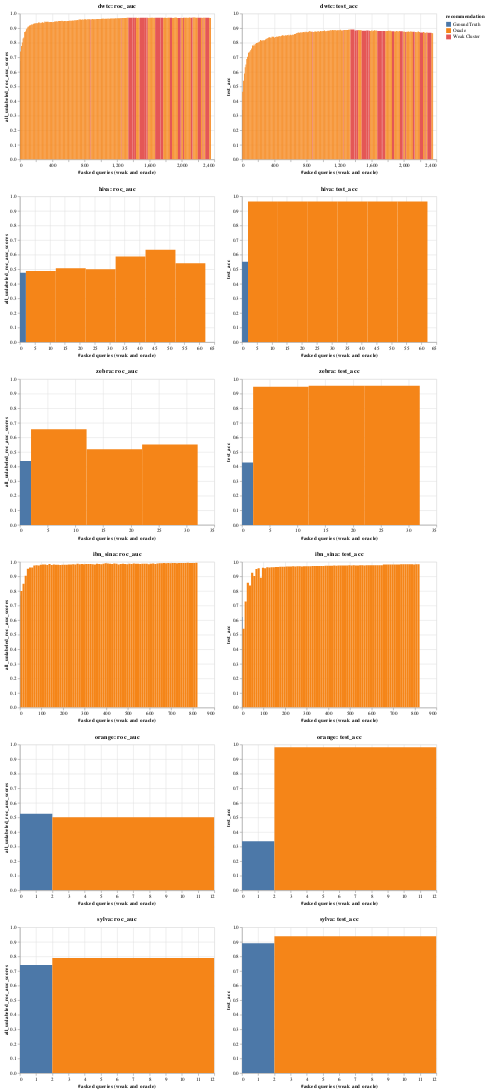

Notebook code for this chart:
### Code cell
pre_fetch_data(3)
visualise_top_n(3)

### Figure 1 — Vega-Lite specification as saved in the notebook (floating-point values rounded to 4 significant figures; data arrays with more than 128 entries replaced by an {"elided": "..."} marker saying what was removed)
{"config": {"view": {"continuousWidth": 400, "continuousHeight": 300}}, "vconcat": [{"hconcat": [{"mark": "rect", "encoding": {"color": {"type": "nominal", "field": "recommendation", "scale": {"scheme": "tableau10"}}, "tooltip": [{"type": "quantitative", "field": "iteration"}, {"type": "quantitative", "field": "f1"}, {"type": "quantitative", "field": "test_acc"}, {"type": "quantitative", "field": "all_unlabeled_roc_auc_scores"}, {"type": "quantitative", "field": "query_strong_accuracy_list"}, {"type": "quantitative", "field": "query_length"}, {"type": "nominal", "field": "recommendation"}], "x": {"type": "quantitative", "field": "asked_queries_end", "title": "#asked queries (weak and oracle)"}, "x2": {"field": "asked_queries"}, "y": {"type": "quantitative", "field": "all_unlabeled_roc_auc_scores", "scale": {"domain": [0, 1]}}}, "selection": {"selector175": {"type": "interval", "bind": "scales", "encodings": ["x", "y"]}}, "title": "dwtc: roc_auc"}, {"mark": "rect", "encoding": {"color": {"type": "nominal", "field": "recommendation", "scale": {"scheme": "tableau10"}}, "tooltip": [{"type": "quantitative", "field": "iteration"}, {"type": "quantitative", "field": "f1"}, {"type": "quantitative", "field": "test_acc"}, {"type": "quantitative", "field": "all_unlabeled_roc_auc_scores"}, {"type": "quantitative", "field": "query_strong_accuracy_list"}, {"type": "quantitative", "field": "query_length"}, {"type": "nominal", "field": "recommendation"}], "x": {"type": "quantitative", "field": "asked_queries_end", "title": "#asked queries (weak and oracle)"}, "x2": {"field": "asked_queries"}, "y": {"type": "quantitative", "field": "test_acc", "scale": {"domain": [0, 1]}}}, "selection": {"selector175": {"type": "interval", "bind": "scales", "encodings": ["x", "y"]}}, "title": "dwtc: test_acc"}], "data": {"name": "data-bc37d94c21c2ecf81e38ded46d6a22d8"}}, {"hconcat": [{"mark": "rect", "encoding": {"color": {"type": "nominal", "field": "recommendation", "scale": {"scheme": "tableau10"}}, "tooltip": [{"type": "quantitative", "field": "iteration"}, {"type": "quantitative", "field": "f1"}, {"type": "quantitative", "field": "test_acc"}, {"type": "quantitative", "field": "all_unlabeled_roc_auc_scores"}, {"type": "quantitative", "field": "query_strong_accuracy_list"}, {"type": "quantitative", "field": "query_length"}, {"type": "nominal", "field": "recommendation"}], "x": {"type": "quantitative", "field": "asked_queries_end", "title": "#asked queries (weak and oracle)"}, "x2": {"field": "asked_queries"}, "y": {"type": "quantitative", "field": "all_unlabeled_roc_auc_scores", "scale": {"domain": [0, 1]}}}, "selection": {"selector176": {"type": "interval", "bind": "scales", "encodings": ["x", "y"]}}, "title": "hiva: roc_auc"}, {"mark": "rect", "encoding": {"color": {"type": "nominal", "field": "recommendation", "scale": {"scheme": "tableau10"}}, "tooltip": [{"type": "quantitative", "field": "iteration"}, {"type": "quantitative", "field": "f1"}, {"type": "quantitative", "field": "test_acc"}, {"type": "quantitative", "field": "all_unlabeled_roc_auc_scores"}, {"type": "quantitative", "field": "query_strong_accuracy_list"}, {"type": "quantitative", "field": "query_length"}, {"type": "nominal", "field": "recommendation"}], "x": {"type": "quantitative", "field": "asked_queries_end", "title": "#asked queries (weak and oracle)"}, "x2": {"field": "asked_queries"}, "y": {"type": "quantitative", "field": "test_acc", "scale": {"domain": [0, 1]}}}, "selection": {"selector176": {"type": "interval", "bind": "scales", "encodings": ["x", "y"]}}, "title": "hiva: test_acc"}], "data": {"name": "data-5fc0d73a1b30f578c94baaa450efac8c"}}, {"hconcat": [{"mark": "rect", "encoding": {"color": {"type": "nominal", "field": "recommendation", "scale": {"scheme": "tableau10"}}, "tooltip": [{"type": "quantitative", "field": "iteration"}, {"type": "quantitative", "field": "f1"}, {"type": "quantitative", "field": "test_acc"}, {"type": "quantitative", "field": "all_unlabeled_roc_auc_scores"}, {"type": "quantitative", "field": "query_strong_accuracy_list"}, {"type": "quantitative", "field": "query_length"}, {"type": "nominal", "field": "recommendation"}], "x": {"type": "quantitative", "field": "asked_queries_end", "title": "#asked queries (weak and oracle)"}, "x2": {"field": "asked_queries"}, "y": {"type": "quantitative", "field": "all_unlabeled_roc_auc_scores", "scale": {"domain": [0, 1]}}}, "selection": {"selector177": {"type": "interval", "bind": "scales", "encodings": ["x", "y"]}}, "title": "zebra: roc_auc"}, {"mark": "rect", "encoding": {"color": {"type": "nominal", "field": "recommendation", "scale": {"scheme": "tableau10"}}, "tooltip": [{"type": "quantitative", "field": "iteration"}, {"type": "quantitative", "field": "f1"}, {"type": "quantitative", "field": "test_acc"}, {"type": "quantitative", "field": "all_unlabeled_roc_auc_scores"}, {"type": "quantitative", "field": "query_strong_accuracy_list"}, {"type": "quantitative", "field": "query_length"}, {"type": "nominal", "field": "recommendation"}], "x": {"type": "quantitative", "field": "asked_queries_end", "title": "#asked queries (weak and oracle)"}, "x2": {"field": "asked_queries"}, "y": {"type": "quantitative", "field": "test_acc", "scale": {"domain": [0, 1]}}}, "selection": {"selector177": {"type": "interval", "bind": "scales", "encodings": ["x", "y"]}}, "title": "zebra: test_acc"}], "data": {"name": "data-bfe4fc73bf8b790122f238f51ac5fa03"}}, {"hconcat": [{"mark": "rect", "encoding": {"color": {"type": "nominal", "field": "recommendation", "scale": {"scheme": "tableau10"}}, "tooltip": [{"type": "quantitative", "field": "iteration"}, {"type": "quantitative", "field": "f1"}, {"type": "quantitative", "field": "test_acc"}, {"type": "quantitative", "field": "all_unlabeled_roc_auc_scores"}, {"type": "quantitative", "field": "query_strong_accuracy_list"}, {"type": "quantitative", "field": "query_length"}, {"type": "nominal", "field": "recommendation"}], "x": {"type": "quantitative", "field": "asked_queries_end", "title": "#asked queries (weak and oracle)"}, "x2": {"field": "asked_queries"}, "y": {"type": "quantitative", "field": "all_unlabeled_roc_auc_scores", "scale": {"domain": [0, 1]}}}, "selection": {"selector178": {"type": "interval", "bind": "scales", "encodings": ["x", "y"]}}, "title": "ibn_sina: roc_auc"}, {"mark": "rect", "encoding": {"color": {"type": "nominal", "field": "recommendation", "scale": {"scheme": "tableau10"}}, "tooltip": [{"type": "quantitative", "field": "iteration"}, {"type": "quantitative", "field": "f1"}, {"type": "quantitative", "field": "test_acc"}, {"type": "quantitative", "field": "all_unlabeled_roc_auc_scores"}, {"type": "quantitative", "field": "query_strong_accuracy_list"}, {"type": "quantitative", "field": "query_length"}, {"type": "nominal", "field": "recommendation"}], "x": {"type": "quantitative", "field": "asked_queries_end", "title": "#asked queries (weak and oracle)"}, "x2": {"field": "asked_queries"}, "y": {"type": "quantitative", "field": "test_acc", "scale": {"domain": [0, 1]}}}, "selection": {"selector178": {"type": "interval", "bind": "scales", "encodings": ["x", "y"]}}, "title": "ibn_sina: test_acc"}], "data": {"name": "data-d4be191c467326231397010e07aa015a"}}, {"hconcat": [{"mark": "rect", "encoding": {"color": {"type": "nominal", "field": "recommendation", "scale": {"scheme": "tableau10"}}, "tooltip": [{"type": "quantitative", "field": "iteration"}, {"type": "quantitative", "field": "f1"}, {"type": "quantitative", "field": "test_acc"}, {"type": "quantitative", "field": "all_unlabeled_roc_auc_scores"}, {"type": "quantitative", "field": "query_strong_accuracy_list"}, {"type": "quantitative", "field": "query_length"}, {"type": "nominal", "field": "recommendation"}], "x": {"type": "quantitative", "field": "asked_queries_end", "title": "#asked queries (weak and oracle)"}, "x2": {"field": "asked_queries"}, "y": {"type": "quantitative", "field": "all_unlabeled_roc_auc_scores", "scale": {"domain": [0, 1]}}}, "selection": {"selector179": {"type": "interval", "bind": "scales", "encodings": ["x", "y"]}}, "title": "orange: roc_auc"}, {"mark": "rect", "encoding": {"color": {"type": "nominal", "field": "recommendation", "scale": {"scheme": "tableau10"}}, "tooltip": [{"type": "quantitative", "field": "iteration"}, {"type": "quantitative", "field": "f1"}, {"type": "quantitative", "field": "test_acc"}, {"type": "quantitative", "field": "all_unlabeled_roc_auc_scores"}, {"type": "quantitative", "field": "query_strong_accuracy_list"}, {"type": "quantitative", "field": "query_length"}, {"type": "nominal", "field": "recommendation"}], "x": {"type": "quantitative", "field": "asked_queries_end", "title": "#asked queries (weak and oracle)"}, "x2": {"field": "asked_queries"}, "y": {"type": "quantitative", "field": "test_acc", "scale": {"domain": [0, 1]}}}, "selection": {"selector179": {"type": "interval", "bind": "scales", "encodings": ["x", "y"]}}, "title": "orange: test_acc"}], "data": {"name": "data-a81d54e9e455c690e5293755d474daad"}}, {"hconcat": [{"mark": "rect", "encoding": {"color": {"type": "nominal", "field": "recommendation", "scale": {"scheme": "tableau10"}}, "tooltip": [{"type": "quantitative", "field": "iteration"}, {"type": "quantitative", "field": "f1"}, {"type": "quantitative", "field": "test_acc"}, {"type": "quantitative", "field": "all_unlabeled_roc_auc_scores"}, {"type": "quantitative", "field": "query_strong_accuracy_list"}, {"type": "quantitative", "field": "query_length"}, {"type": "nominal", "field": "recommendation"}], "x": {"type": "quantitative", "field": "asked_queries_end", "title": "#asked queries (weak and oracle)"}, "x2": {"field": "asked_queries"}, "y": {"type": "quantitative", "field": "all_unlabeled_roc_auc_scores", "scale": {"domain": [0, 1]}}}, "selection": {"selector180": {"type": "interval", "bind": "scales", "encodings": ["x", "y"]}}, "title": "sylva: roc_auc"}, {"mark": "rect", "encoding": {"color": {"type": "nominal", "field": "recommendation", "scale": {"scheme": "tableau10"}}, "tooltip": [{"type": "quantitative", "field": "iteration"}, {"type": "quantitative", "field": "f1"}, {"type": "quantitative", "field": "test_acc"}, {"type": "quantitative", "field": "all_unlabeled_roc_auc_scores"}, {"type": "quantitative", "field": "query_strong_accuracy_list"}, {"type": "quantitative", "field": "query_length"}, {"type": "nominal", "field": "recommendation"}], "x": {"type": "quantitative", "field": "asked_queries_end", "title": "#asked queries (weak and oracle)"}, "x2": {"field": "asked_queries"}, "y": {"type": "quantitative", "field": "test_acc", "scale": {"domain": [0, 1]}}}, "selection": {"selector180": {"type": "interval", "bind": "scales", "encodings": ["x", "y"]}}, "title": "sylva: test_acc"}], "data": {"name": "data-7f9916d3e905dfc61a3a449ba850816a"}}], "$schema": "https://vega.github.io/schema/vega-lite/v4.0.2.json", "datasets": {"data-bc37d94c21c2ecf81e38ded46d6a22d8": {"elided": "205 records"}, "data-5fc0d73a1b30f578c94baaa450efac8c": [{"iteration": 0, "all_unlabeled_roc_auc_scores": 0.4754, "query_length": 2, "recommendation": "Ground Truth", "query_strong_accuracy_list": null, "f1": 0.6828, "test_acc": 0.5513, "asked_queries": 2, "asked_queries_end": 0}, {"iteration": 1, "all_unlabeled_roc_auc_scores": 0.4883, "query_length": 10, "recommendation": "Oracle", "query_strong_accuracy_list": null, "f1": 0.9476, "test_acc": 0.9647, "asked_queries": 12, "asked_queries_end": 2}, {"iteration": 2, "all_unlabeled_roc_auc_scores": 0.5068, "query_length": 10, "recommendation": "Oracle", "query_strong_accuracy_list": null, "f1": 0.9492, "test_acc": 0.9649, "asked_queries": 22, "asked_queries_end": 12}, {"iteration": 3, "all_unlabeled_roc_auc_scores": 0.4992, "query_length": 10, "recommendation": "Oracle", "query_strong_accuracy_list": null, "f1": 0.9496, "test_acc": 0.9651, "asked_queries": 32, "asked_queries_end": 22}, {"iteration": 4, "all_unlabeled_roc_auc_scores": 0.5866, "query_length": 10, "recommendation": "Oracle", "query_strong_accuracy_list": null, "f1": 0.9495, "test_acc": 0.9652, "asked_queries": 42, "asked_queries_end": 32}, {"iteration": 5, "all_unlabeled_roc_auc_scores": 0.6339, "query_length": 10, "recommendation": "Oracle", "query_strong_accuracy_list": null, "f1": 0.9494, "test_acc": 0.9653, "asked_queries": 52, "asked_queries_end": 42}, {"iteration": 6, "all_unlabeled_roc_auc_scores": 0.5413, "query_length": 10, "recommendation": "Oracle", "query_strong_accuracy_list": null, "f1": 0.9493, "test_acc": 0.9653, "asked_queries": 62, "asked_queries_end": 52}], "data-bfe4fc73bf8b790122f238f51ac5fa03": [{"iteration": 0, "all_unlabeled_roc_auc_scores": 0.4374, "query_length": 2, "recommendation": "Ground Truth", "query_strong_accuracy_list": null, "f1": 0.5633, "test_acc": 0.428, "asked_queries": 2, "asked_queries_end": 0}, {"iteration": 1, "all_unlabeled_roc_auc_scores": 0.6553, "query_length": 10, "recommendation": "Oracle", "query_strong_accuracy_list": null, "f1": 0.9298, "test_acc": 0.9481, "asked_queries": 12, "asked_queries_end": 2}, {"iteration": 2, "all_unlabeled_roc_auc_scores": 0.5181, "query_length": 10, "recommendation": "Oracle", "query_strong_accuracy_list": null, "f1": 0.9319, "test_acc": 0.9543, "asked_queries": 22, "asked_queries_end": 12}, {"iteration": 3, "all_unlabeled_roc_auc_scores": 0.5521, "query_length": 10, "recommendation": "Oracle", "query_strong_accuracy_list": null, "f1": 0.9319, "test_acc": 0.9542, "asked_queries": 32, "asked_queries_end": 22}], "data-d4be191c467326231397010e07aa015a": [{"iteration": 0, "all_unlabeled_roc_auc_scores": 0.7684, "query_length": 2, "recommendation": "Ground Truth", "query_strong_accuracy_list": null, "f1": 0.6263, "test_acc": 0.6217, "asked_queries": 2, "asked_queries_end": 0}, {"iteration": 1, "all_unlabeled_roc_auc_scores": 0.8001, "query_length": 10, "recommendation": "Oracle", "query_strong_accuracy_list": null, "f1": 0.5031, "test_acc": 0.5417, "asked_queries": 12, "asked_queries_end": 2}, {"iteration": 2, "all_unlabeled_roc_auc_scores": 0.8493, "query_length": 10, "recommendation": "Oracle", "query_strong_accuracy_list": null, "f1": 0.7323, "test_acc": 0.7282, "asked_queries": 22, "asked_queries_end": 12}, {"iteration": 3, "all_unlabeled_roc_auc_scores": 0.9052, "query_length": 10, "recommendation": "Oracle", "query_strong_accuracy_list": null, "f1": 0.8564, "test_acc": 0.8571, "asked_queries": 32, "asked_queries_end": 22}, {"iteration": 4, "all_unlabeled_roc_auc_scores": 0.9522, "query_length": 10, "recommendation": "Oracle", "query_strong_accuracy_list": null, "f1": 0.8283, "test_acc": 0.8379, "asked_queries": 42, "asked_queries_end": 32}, {"iteration": 5, "all_unlabeled_roc_auc_scores": 0.9614, "query_length": 10, "recommendation": "Oracle", "query_strong_accuracy_list": null, "f1": 0.9256, "test_acc": 0.9257, "asked_queries": 52, "asked_queries_end": 42}, {"iteration": 6, "all_unlabeled_roc_auc_scores": 0.9606, "query_length": 10, "recommendation": "Oracle", "query_strong_accuracy_list": null, "f1": 0.9031, "test_acc": 0.9033, "asked_queries": 62, "asked_queries_end": 52}, {"iteration": 7, "all_unlabeled_roc_auc_scores": 0.9747, "query_length": 10, "recommendation": "Oracle", "query_strong_accuracy_list": null, "f1": 0.9511, "test_acc": 0.9511, "asked_queries": 72, "asked_queries_end": 62}, {"iteration": 8, "all_unlabeled_roc_auc_scores": 0.9764, "query_length": 10, "recommendation": "Oracle", "query_strong_accuracy_list": null, "f1": 0.9552, "test_acc": 0.9554, "asked_queries": 82, "asked_queries_end": 72}, {"iteration": 9, "all_unlabeled_roc_auc_scores": 0.9745, "query_length": 10, "recommendation": "Oracle", "query_strong_accuracy_list": null, "f1": 0.8875, "test_acc": 0.891, "asked_queries": 92, "asked_queries_end": 82}, {"iteration": 10, "all_unlabeled_roc_auc_scores": 0.9805, "query_length": 10, "recommendation": "Oracle", "query_strong_accuracy_list": null, "f1": 0.9599, "test_acc": 0.9601, "asked_queries": 102, "asked_queries_end": 92}, {"iteration": 11, "all_unlabeled_roc_auc_scores": 0.9808, "query_length": 10, "recommendation": "Oracle", "query_strong_accuracy_list": null, "f1": 0.9558, "test_acc": 0.9561, "asked_queries": 112, "asked_queries_end": 102}, {"iteration": 12, "all_unlabeled_roc_auc_scores": 0.9822, "query_length": 10, "recommendation": "Oracle", "query_strong_accuracy_list": null, "f1": 0.9626, "test_acc": 0.9628, "asked_queries": 122, "asked_queries_end": 112}, {"iteration": 13, "all_unlabeled_roc_auc_scores": 0.9788, "query_length": 10, "recommendation": "Oracle", "query_strong_accuracy_list": null, "f1": 0.9616, "test_acc": 0.9618, "asked_queries": 132, "asked_queries_end": 122}, {"iteration": 14, "all_unlabeled_roc_auc_scores": 0.9853, "query_length": 10, "recommendation": "Oracle", "query_strong_accuracy_list": null, "f1": 0.9626, "test_acc": 0.9628, "asked_queries": 142, "asked_queries_end": 132}, {"iteration": 15, "all_unlabeled_roc_auc_scores": 0.9789, "query_length": 10, "recommendation": "Oracle", "query_strong_accuracy_list": null, "f1": 0.9629, "test_acc": 0.963, "asked_queries": 152, "asked_queries_end": 142}, {"iteration": 16, "all_unlabeled_roc_auc_scores": 0.9814, "query_length": 10, "recommendation": "Oracle", "query_strong_accuracy_list": null, "f1": 0.9648, "test_acc": 0.965, "asked_queries": 162, "asked_queries_end": 152}, {"iteration": 17, "all_unlabeled_roc_auc_scores": 0.9805, "query_length": 10, "recommendation": "Oracle", "query_strong_accuracy_list": null, "f1": 0.965, "test_acc": 0.9652, "asked_queries": 172, "asked_queries_end": 162}, {"iteration": 18, "all_unlabeled_roc_auc_scores": 0.9807, "query_length": 10, "recommendation": "Oracle", "query_strong_accuracy_list": null, "f1": 0.9667, "test_acc": 0.9669, "asked_queries": 182, "asked_queries_end": 172}, {"iteration": 19, "all_unlabeled_roc_auc_scores": 0.9777, "query_length": 10, "recommendation": "Oracle", "query_strong_accuracy_list": null, "f1": 0.9656, "test_acc": 0.9658, "asked_queries": 192, "asked_queries_end": 182}, {"iteration": 20, "all_unlabeled_roc_auc_scores": 0.9802, "query_length": 10, "recommendation": "Oracle", "query_strong_accuracy_list": null, "f1": 0.9655, "test_acc": 0.9656, "asked_queries": 202, "asked_queries_end": 192}, {"iteration": 21, "all_unlabeled_roc_auc_scores": 0.9802, "query_length": 10, "recommendation": "Oracle", "query_strong_accuracy_list": null, "f1": 0.9672, "test_acc": 0.9674, "asked_queries": 212, "asked_queries_end": 202}, {"iteration": 22, "all_unlabeled_roc_auc_scores": 0.9802, "query_length": 10, "recommendation": "Oracle", "query_strong_accuracy_list": null, "f1": 0.9672, "test_acc": 0.9674, "asked_queries": 222, "asked_queries_end": 212}, {"iteration": 23, "all_unlabeled_roc_auc_scores": 0.9817, "query_length": 10, "recommendation": "Oracle", "query_strong_accuracy_list": null, "f1": 0.9675, "test_acc": 0.9677, "asked_queries": 232, "asked_queries_end": 222}, {"iteration": 24, "all_unlabeled_roc_auc_scores": 0.9817, "query_length": 10, "recommendation": "Oracle", "query_strong_accuracy_list": null, "f1": 0.9688, "test_acc": 0.9689, "asked_queries": 242, "asked_queries_end": 232}, {"iteration": 25, "all_unlabeled_roc_auc_scores": 0.9834, "query_length": 10, "recommendation": "Oracle", "query_strong_accuracy_list": null, "f1": 0.968, "test_acc": 0.9681, "asked_queries": 252, "asked_queries_end": 242}, {"iteration": 26, "all_unlabeled_roc_auc_scores": 0.9814, "query_length": 10, "recommendation": "Oracle", "query_strong_accuracy_list": null, "f1": 0.9693, "test_acc": 0.9695, "asked_queries": 262, "asked_queries_end": 252}, {"iteration": 27, "all_unlabeled_roc_auc_scores": 0.9863, "query_length": 10, "recommendation": "Oracle", "query_strong_accuracy_list": null, "f1": 0.969, "test_acc": 0.9691, "asked_queries": 272, "asked_queries_end": 262}, {"iteration": 28, "all_unlabeled_roc_auc_scores": 0.9836, "query_length": 10, "recommendation": "Oracle", "query_strong_accuracy_list": null, "f1": 0.9682, "test_acc": 0.9683, "asked_queries": 282, "asked_queries_end": 272}, {"iteration": 29, "all_unlabeled_roc_auc_scores": 0.9847, "query_length": 10, "recommendation": "Oracle", "query_strong_accuracy_list": null, "f1": 0.9689, "test_acc": 0.969, "asked_queries": 292, "asked_queries_end": 282}, {"iteration": 30, "all_unlabeled_roc_auc_scores": 0.9836, "query_length": 10, "recommendation": "Oracle", "query_strong_accuracy_list": null, "f1": 0.9691, "test_acc": 0.9692, "asked_queries": 302, "asked_queries_end": 292}, {"iteration": 31, "all_unlabeled_roc_auc_scores": 0.9852, "query_length": 10, "recommendation": "Oracle", "query_strong_accuracy_list": null, "f1": 0.969, "test_acc": 0.9691, "asked_queries": 312, "asked_queries_end": 302}, {"iteration": 32, "all_unlabeled_roc_auc_scores": 0.9858, "query_length": 10, "recommendation": "Oracle", "query_strong_accuracy_list": null, "f1": 0.9699, "test_acc": 0.97, "asked_queries": 322, "asked_queries_end": 312}, {"iteration": 33, "all_unlabeled_roc_auc_scores": 0.9847, "query_length": 10, "recommendation": "Oracle", "query_strong_accuracy_list": null, "f1": 0.971, "test_acc": 0.9711, "asked_queries": 332, "asked_queries_end": 322}, {"iteration": 34, "all_unlabeled_roc_auc_scores": 0.9831, "query_length": 10, "recommendation": "Oracle", "query_strong_accuracy_list": null, "f1": 0.9712, "test_acc": 0.9713, "asked_queries": 342, "asked_queries_end": 332}, {"iteration": 35, "all_unlabeled_roc_auc_scores": 0.9824, "query_length": 10, "recommendation": "Oracle", "query_strong_accuracy_list": null, "f1": 0.9711, "test_acc": 0.9712, "asked_queries": 352, "asked_queries_end": 342}, {"iteration": 36, "all_unlabeled_roc_auc_scores": 0.9867, "query_length": 10, "recommendation": "Oracle", "query_strong_accuracy_list": null, "f1": 0.9717, "test_acc": 0.9719, "asked_queries": 362, "asked_queries_end": 352}, {"iteration": 37, "all_unlabeled_roc_auc_scores": 0.9846, "query_length": 10, "recommendation": "Oracle", "query_strong_accuracy_list": null, "f1": 0.9717, "test_acc": 0.9718, "asked_queries": 372, "asked_queries_end": 362}, {"iteration": 38, "all_unlabeled_roc_auc_scores": 0.9834, "query_length": 10, "recommendation": "Oracle", "query_strong_accuracy_list": null, "f1": 0.9716, "test_acc": 0.9717, "asked_queries": 382, "asked_queries_end": 372}, {"iteration": 39, "all_unlabeled_roc_auc_scores": 0.9874, "query_length": 10, "recommendation": "Oracle", "query_strong_accuracy_list": null, "f1": 0.9723, "test_acc": 0.9725, "asked_queries": 392, "asked_queries_end": 382}, {"iteration": 40, "all_unlabeled_roc_auc_scores": 0.9899, "query_length": 10, "recommendation": "Oracle", "query_strong_accuracy_list": null, "f1": 0.973, "test_acc": 0.9731, "asked_queries": 402, "asked_queries_end": 392}, {"iteration": 41, "all_unlabeled_roc_auc_scores": 0.988, "query_length": 10, "recommendation": "Oracle", "query_strong_accuracy_list": null, "f1": 0.9737, "test_acc": 0.9738, "asked_queries": 412, "asked_queries_end": 402}, {"iteration": 42, "all_unlabeled_roc_auc_scores": 0.9867, "query_length": 10, "recommendation": "Oracle", "query_strong_accuracy_list": null, "f1": 0.9736, "test_acc": 0.9737, "asked_queries": 422, "asked_queries_end": 412}, {"iteration": 43, "all_unlabeled_roc_auc_scores": 0.9855, "query_length": 10, "recommendation": "Oracle", "query_strong_accuracy_list": null, "f1": 0.9738, "test_acc": 0.9739, "asked_queries": 432, "asked_queries_end": 422}, {"iteration": 44, "all_unlabeled_roc_auc_scores": 0.9883, "query_length": 10, "recommendation": "Oracle", "query_strong_accuracy_list": null, "f1": 0.9737, "test_acc": 0.9738, "asked_queries": 442, "asked_queries_end": 432}, {"iteration": 45, "all_unlabeled_roc_auc_scores": 0.9868, "query_length": 10, "recommendation": "Oracle", "query_strong_accuracy_list": null, "f1": 0.9748, "test_acc": 0.9749, "asked_queries": 452, "asked_queries_end": 442}, {"iteration": 46, "all_unlabeled_roc_auc_scores": 0.9818, "query_length": 10, "recommendation": "Oracle", "query_strong_accuracy_list": null, "f1": 0.9752, "test_acc": 0.9753, "asked_queries": 462, "asked_queries_end": 452}, {"iteration": 47, "all_unlabeled_roc_auc_scores": 0.9848, "query_length": 10, "recommendation": "Oracle", "query_strong_accuracy_list": null, "f1": 0.975, "test_acc": 0.9751, "asked_queries": 472, "asked_queries_end": 462}, {"iteration": 48, "all_unlabeled_roc_auc_scores": 0.9865, "query_length": 10, "recommendation": "Oracle", "query_strong_accuracy_list": null, "f1": 0.9751, "test_acc": 0.9751, "asked_queries": 482, "asked_queries_end": 472}, {"iteration": 49, "all_unlabeled_roc_auc_scores": 0.9845, "query_length": 10, "recommendation": "Oracle", "query_strong_accuracy_list": null, "f1": 0.9755, "test_acc": 0.9756, "asked_queries": 492, "asked_queries_end": 482}, {"iteration": 50, "all_unlabeled_roc_auc_scores": 0.9827, "query_length": 10, "recommendation": "Oracle", "query_strong_accuracy_list": null, "f1": 0.9759, "test_acc": 0.976, "asked_queries": 502, "asked_queries_end": 492}, {"iteration": 51, "all_unlabeled_roc_auc_scores": 0.987, "query_length": 10, "recommendation": "Oracle", "query_strong_accuracy_list": null, "f1": 0.9755, "test_acc": 0.9756, "asked_queries": 512, "asked_queries_end": 502}, {"iteration": 52, "all_unlabeled_roc_auc_scores": 0.985, "query_length": 10, "recommendation": "Oracle", "query_strong_accuracy_list": null, "f1": 0.9758, "test_acc": 0.9758, "asked_queries": 522, "asked_queries_end": 512}, {"iteration": 53, "all_unlabeled_roc_auc_scores": 0.9877, "query_length": 10, "recommendation": "Oracle", "query_strong_accuracy_list": null, "f1": 0.9753, "test_acc": 0.9753, "asked_queries": 532, "asked_queries_end": 522}, {"iteration": 54, "all_unlabeled_roc_auc_scores": 0.9872, "query_length": 10, "recommendation": "Oracle", "query_strong_accuracy_list": null, "f1": 0.9751, "test_acc": 0.9752, "asked_queries": 542, "asked_queries_end": 532}, {"iteration": 55, "all_unlabeled_roc_auc_scores": 0.9861, "query_length": 10, "recommendation": "Oracle", "query_strong_accuracy_list": null, "f1": 0.9758, "test_acc": 0.9759, "asked_queries": 552, "asked_queries_end": 542}, {"iteration": 56, "all_unlabeled_roc_auc_scores": 0.9851, "query_length": 10, "recommendation": "Oracle", "query_strong_accuracy_list": null, "f1": 0.9755, "test_acc": 0.9756, "asked_queries": 562, "asked_queries_end": 552}, {"iteration": 57, "all_unlabeled_roc_auc_scores": 0.9874, "query_length": 10, "recommendation": "Oracle", "query_strong_accuracy_list": null, "f1": 0.9755, "test_acc": 0.9755, "asked_queries": 572, "asked_queries_end": 562}, {"iteration": 58, "all_unlabeled_roc_auc_scores": 0.9869, "query_length": 10, "recommendation": "Oracle", "query_strong_accuracy_list": null, "f1": 0.976, "test_acc": 0.9761, "asked_queries": 582, "asked_queries_end": 572}, {"iteration": 59, "all_unlabeled_roc_auc_scores": 0.986, "query_length": 10, "recommendation": "Oracle", "query_strong_accuracy_list": null, "f1": 0.976, "test_acc": 0.9761, "asked_queries": 592, "asked_queries_end": 582}, {"iteration": 60, "all_unlabeled_roc_auc_scores": 0.9831, "query_length": 10, "recommendation": "Oracle", "query_strong_accuracy_list": null, "f1": 0.9759, "test_acc": 0.976, "asked_queries": 602, "asked_queries_end": 592}, {"iteration": 61, "all_unlabeled_roc_auc_scores": 0.9867, "query_length": 10, "recommendation": "Oracle", "query_strong_accuracy_list": null, "f1": 0.9761, "test_acc": 0.9762, "asked_queries": 612, "asked_queries_end": 602}, {"iteration": 62, "all_unlabeled_roc_auc_scores": 0.9878, "query_length": 10, "recommendation": "Oracle", "query_strong_accuracy_list": null, "f1": 0.9759, "test_acc": 0.976, "asked_queries": 622, "asked_queries_end": 612}, {"iteration": 63, "all_unlabeled_roc_auc_scores": 0.9852, "query_length": 10, "recommendation": "Oracle", "query_strong_accuracy_list": null, "f1": 0.9762, "test_acc": 0.9763, "asked_queries": 632, "asked_queries_end": 622}, {"iteration": 64, "all_unlabeled_roc_auc_scores": 0.9891, "query_length": 10, "recommendation": "Oracle", "query_strong_accuracy_list": null, "f1": 0.9762, "test_acc": 0.9763, "asked_queries": 642, "asked_queries_end": 632}, {"iteration": 65, "all_unlabeled_roc_auc_scores": 0.9902, "query_length": 10, "recommendation": "Oracle", "query_strong_accuracy_list": null, "f1": 0.977, "test_acc": 0.9771, "asked_queries": 652, "asked_queries_end": 642}, {"iteration": 66, "all_unlabeled_roc_auc_scores": 0.9909, "query_length": 10, "recommendation": "Oracle", "query_strong_accuracy_list": null, "f1": 0.9814, "test_acc": 0.9815, "asked_queries": 662, "asked_queries_end": 652}, {"iteration": 67, "all_unlabeled_roc_auc_scores": 0.9913, "query_length": 10, "recommendation": "Oracle", "query_strong_accuracy_list": null, "f1": 0.9813, "test_acc": 0.9813, "asked_queries": 672, "asked_queries_end": 662}, {"iteration": 68, "all_unlabeled_roc_auc_scores": 0.9908, "query_length": 10, "recommendation": "Oracle", "query_strong_accuracy_list": null, "f1": 0.9815, "test_acc": 0.9815, "asked_queries": 682, "asked_queries_end": 672}, {"iteration": 69, "all_unlabeled_roc_auc_scores": 0.9915, "query_length": 10, "recommendation": "Oracle", "query_strong_accuracy_list": null, "f1": 0.9819, "test_acc": 0.9819, "asked_queries": 692, "asked_queries_end": 682}, {"iteration": 70, "all_unlabeled_roc_auc_scores": 0.9908, "query_length": 10, "recommendation": "Oracle", "query_strong_accuracy_list": null, "f1": 0.9817, "test_acc": 0.9818, "asked_queries": 702, "asked_queries_end": 692}, {"iteration": 71, "all_unlabeled_roc_auc_scores": 0.9912, "query_length": 10, "recommendation": "Oracle", "query_strong_accuracy_list": null, "f1": 0.9822, "test_acc": 0.9823, "asked_queries": 712, "asked_queries_end": 702}, {"iteration": 72, "all_unlabeled_roc_auc_scores": 0.9914, "query_length": 10, "recommendation": "Oracle", "query_strong_accuracy_list": null, "f1": 0.9823, "test_acc": 0.9823, "asked_queries": 722, "asked_queries_end": 712}, {"iteration": 73, "all_unlabeled_roc_auc_scores": 0.991, "query_length": 10, "recommendation": "Oracle", "query_strong_accuracy_list": null, "f1": 0.9824, "test_acc": 0.9824, "asked_queries": 732, "asked_queries_end": 722}, {"iteration": 74, "all_unlabeled_roc_auc_scores": 0.9918, "query_length": 10, "recommendation": "Oracle", "query_strong_accuracy_list": null, "f1": 0.9826, "test_acc": 0.9826, "asked_queries": 742, "asked_queries_end": 732}, {"iteration": 75, "all_unlabeled_roc_auc_scores": 0.9917, "query_length": 10, "recommendation": "Oracle", "query_strong_accuracy_list": null, "f1": 0.9826, "test_acc": 0.9827, "asked_queries": 752, "asked_queries_end": 742}, {"iteration": 76, "all_unlabeled_roc_auc_scores": 0.9918, "query_length": 10, "recommendation": "Oracle", "query_strong_accuracy_list": null, "f1": 0.9828, "test_acc": 0.9828, "asked_queries": 762, "asked_queries_end": 752}, {"iteration": 77, "all_unlabeled_roc_auc_scores": 0.9922, "query_length": 10, "recommendation": "Oracle", "query_strong_accuracy_list": null, "f1": 0.9833, "test_acc": 0.9834, "asked_queries": 772, "asked_queries_end": 762}, {"iteration": 78, "all_unlabeled_roc_auc_scores": 0.9928, "query_length": 10, "recommendation": "Oracle", "query_strong_accuracy_list": null, "f1": 0.983, "test_acc": 0.983, "asked_queries": 782, "asked_queries_end": 772}, {"iteration": 79, "all_unlabeled_roc_auc_scores": 0.9922, "query_length": 10, "recommendation": "Oracle", "query_strong_accuracy_list": null, "f1": 0.9832, "test_acc": 0.9832, "asked_queries": 792, "asked_queries_end": 782}, {"iteration": 80, "all_unlabeled_roc_auc_scores": 0.9921, "query_length": 10, "recommendation": "Oracle", "query_strong_accuracy_list": null, "f1": 0.9822, "test_acc": 0.9822, "asked_queries": 802, "asked_queries_end": 792}, {"iteration": 81, "all_unlabeled_roc_auc_scores": 0.9921, "query_length": 10, "recommendation": "Oracle", "query_strong_accuracy_list": null, "f1": 0.9833, "test_acc": 0.9833, "asked_queries": 812, "asked_queries_end": 802}, {"iteration": 82, "all_unlabeled_roc_auc_scores": 0.993, "query_length": 10, "recommendation": "Oracle", "query_strong_accuracy_list": null, "f1": 0.9834, "test_acc": 0.9834, "asked_queries": 822, "asked_queries_end": 812}], "data-a81d54e9e455c690e5293755d474daad": [{"iteration": 0, "all_unlabeled_roc_auc_scores": 0.5249, "query_length": 2, "recommendation": "Ground Truth", "query_strong_accuracy_list": null, "f1": 0.4867, "test_acc": 0.3372, "asked_queries": 2, "asked_queries_end": 0}, {"iteration": 1, "all_unlabeled_roc_auc_scores": 0.5019, "query_length": 10, "recommendation": "Oracle", "query_strong_accuracy_list": null, "f1": 0.9734, "test_acc": 0.9822, "asked_queries": 12, "asked_queries_end": 2}], "data-7f9916d3e905dfc61a3a449ba850816a": [{"iteration": 0, "all_unlabeled_roc_auc_scores": 0.7411, "query_length": 2, "recommendation": "Ground Truth", "query_strong_accuracy_list": null, "f1": 0.8981, "test_acc": 0.8903, "asked_queries": 2, "asked_queries_end": 0}, {"iteration": 1, "all_unlabeled_roc_auc_scores": 0.7899, "query_length": 10, "recommendation": "Oracle", "query_strong_accuracy_list": null, "f1": 0.9087, "test_acc": 0.9385, "asked_queries": 12, "asked_queries_end": 2}]}}
